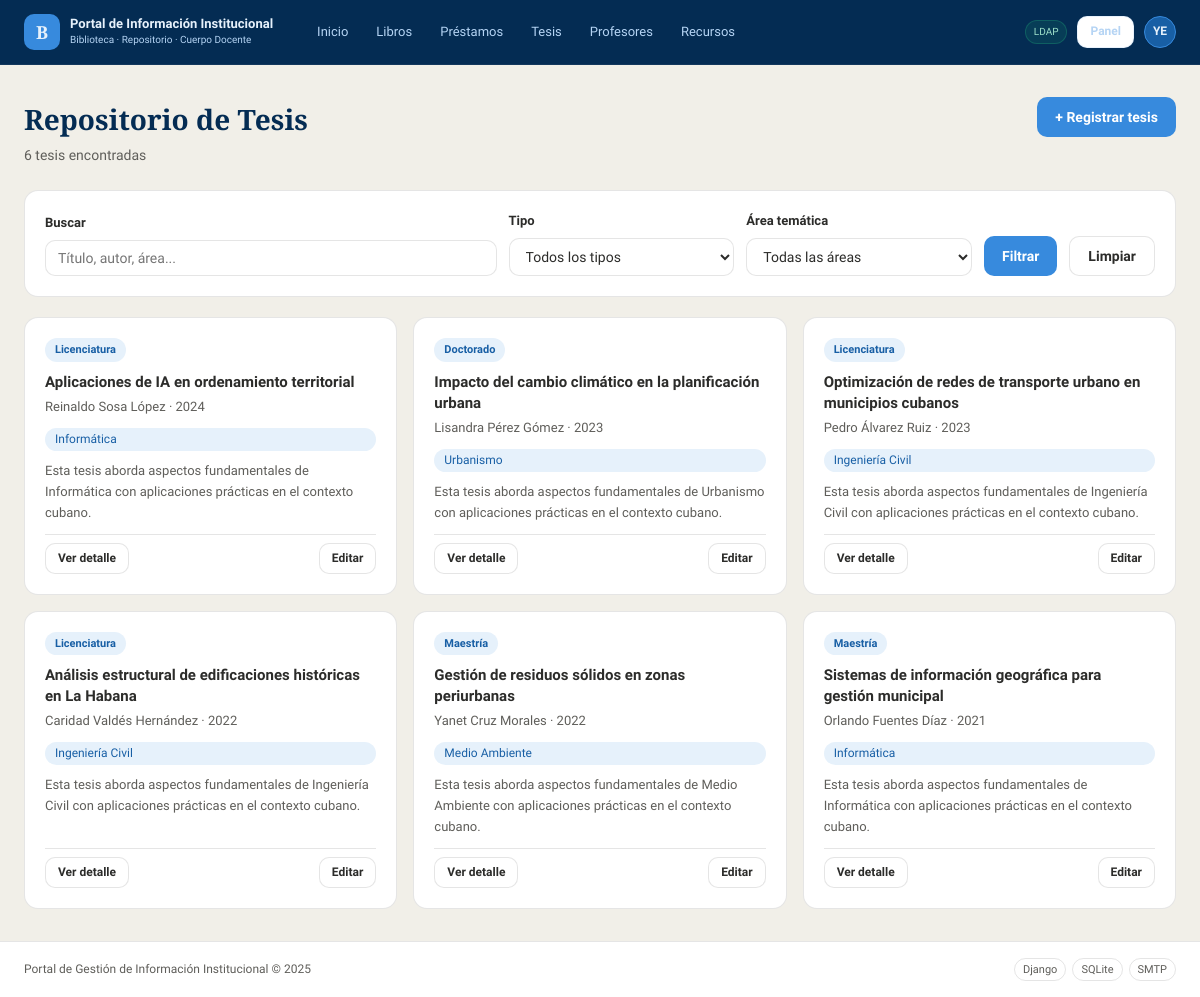
The app's page /biblioteca/tesis/ (signed in) with its own data.
### biblioteca/models.py (models this page shows, shortened)
class Tesis(models.Model):
    TIPO_CHOICES = [
        ('licenciatura', 'Licenciatura'),
        ('maestria',     'Maestría'),
        ('doctorado',    'Doctorado'),
    ]
    titulo      = models.CharField(max_length=400)
    autor       = models.CharField(max_length=200)
    tutor       = models.CharField(max_length=200, blank=True)
    anio        = models.PositiveIntegerField(verbose_name='Año')
    tipo        = models.CharField(max_length=20, choices=TIPO_CHOICES,
                                    default='licenciatura')
    area        = models.CharField(max_length=200, verbose_name='Área temática')
    resumen     = models.TextField(blank=True)
    archivo_pdf = models.FileField(upload_to='tesis/', null=True, blank=True,
                                    verbose_name='Archivo PDF')
    disponible  = models.BooleanField(default=True,
                                       verbose_name='Disponible para consulta')
    fecha_registro = models.DateTimeField(auto_now_add=True)
    class Meta:
        verbose_name        = 'Tesis'
        verbose_name_plural = 'Tesis'
        ordering            = ['-anio', 'titulo']

### biblioteca/views.py (the view)
# urls.py: path('tesis/',                            views.tesis_list,         name='tesis_list'),
@login_required
def tesis_list(request):
    tesis = Tesis.objects.all()
    q    = request.GET.get('q', '')
    tipo = request.GET.get('tipo', '')
    area = request.GET.get('area', '')
    if q:
        tesis = tesis.filter(
            Q(titulo__icontains=q) |
            Q(autor__icontains=q)  |
            Q(area__icontains=q)
        )
    if tipo:
        tesis = tesis.filter(tipo=tipo)
    if area:
        tesis = tesis.filter(area__icontains=area)
    areas = Tesis.objects.values_list('area', flat=True).distinct().order_by('area')
    return render(request, 'biblioteca/tesis_list.html', {
        'tesis':        paginar(tesis, request, 9),
        'total':        tesis.count(),
        'q':            q,
        'tipo':         tipo,
        'area':         area,
        'areas':        areas,
        'tipo_choices': Tesis.TIPO_CHOICES,
    })

### biblioteca/views.py (called while the page is built)
def paginar(queryset, request, por_pagina=10):
    paginator = Paginator(queryset, por_pagina)
    pagina    = request.GET.get('pagina', 1)
    return paginator.get_page(pagina)

### templates/biblioteca/tesis_list.html (shortened to what this page needs)
{% extends 'base.html' %}
{% block content %}
<div class="page-header">
  <div>
    <h1 class="page-header__title">Repositorio de Tesis</h1>
    <p class="page-header__sub">{{ total }} tesis encontrada{{ total|pluralize }}</p>
  </div>
  {% if user.is_staff %}
    <a href="{% url 'biblioteca:tesis_crear' %}" class="btn btn--primary">+ Registrar tesis</a>
  {% endif %}
</div>
<div class="card" style="margin-bottom:1.25rem;">
  <form method="get" style="display:flex; gap:12px; flex-wrap:wrap; align-items:flex-end;">
    <div class="form-group" style="flex:2; margin:0;">
      <label>Buscar</label>
      <input type="text" name="q" value="{{ q }}" placeholder="Título, autor, área..." class="form-control" />
    </div>
    <div class="form-group" style="flex:1; margin:0;">
      <label>Tipo</label>
      <select name="tipo" class="form-control">
        <option value="">Todos los tipos</option>
      </select>
    </div>
    <div class="form-group" style="flex:1; margin:0;">
      <label>Área temática</label>
      <select name="area" class="form-control">
        <option value="">Todas las áreas</option>
      </select>
    </div>
    <button type="submit" class="btn btn--primary" style="height:40px;">Filtrar</button>
    <a href="{% url 'biblioteca:tesis_list' %}" class="btn btn--secondary" style="height:40px;">Limpiar</a>
  </form>
</div>
<div style="display:grid; grid-template-columns:repeat(auto-fill, minmax(300px,1fr)); gap:1rem;">
  {% for t in tesis %}
  <div class="card" style="display:flex; flex-direction:column; gap:10px;">
    <div style="display:flex; justify-content:space-between; align-items:center;">
      <span class="badge badge--info">{{ t.get_tipo_display }}</span>
    </div>
    <div>
      <div style="font-weight:600; font-size:15px; color:var(--gris-texto); line-height:1.4;">
        {{ t.titulo }}
      </div>
      <div style="font-size:13px; color:var(--gris-medio); margin-top:4px;">
        {{ t.autor }} · {{ t.anio }}
      </div>
    </div>
    <div style="font-size:12px; color:var(--azul); background:var(--azul-fondo);
                display:inline-block; padding:2px 10px; border-radius:var(--radio-pill);">
      {{ t.area }}
    </div>
    {% if t.resumen %}
      <p style="font-size:13px; color:var(--gris-medio); line-height:1.6;
                display:-webkit-box; -webkit-line-clamp:3; line-clamp:3;
                -webkit-box-orient:vertical; overflow:hidden;">
        {{ t.resumen }}
      </p>
    {% endif %}
    <div style="display:flex; gap:8px; margin-top:auto; padding-top:8px;
                border-top:1px solid var(--borde);">
      <a href="{% url 'biblioteca:tesis_detail' t.pk %}"
         class="btn btn--secondary btn--sm">Ver detalle</a>
      {% if user.is_staff %}
        <a href="{% url 'biblioteca:tesis_editar' t.pk %}"
           class="btn btn--secondary btn--sm" style="margin-left:auto;">Editar</a>
      {% endif %}
    </div>
  </div>
  {% empty %}
  <div style="grid-column:1/-1; text-align:center; padding:3rem; color:var(--gris-medio);">
    No se encontraron tesis con esos criterios.
  </div>
  {% endfor %}
</div>
{% endblock %}

### templates/includes/navbar.html (shortened to what this page needs)
{% load static %}
<header class="navbar">
  <div class="navbar__inner">
    <a href="{% url 'home' %}" class="navbar__brand">
      <div class="navbar__logo">B</div>
      <div>
        <div class="navbar__title">Portal de Información Institucional</div>
        <div class="navbar__sub">Biblioteca · Repositorio · Cuerpo Docente</div>
      </div>
    </a>
    <nav class="navbar__nav">
      <a href="{% url 'home' %}" class="nav-link {% if request.resolver_match.url_name == 'home' %}nav-link--active{% endif %}">Inicio</a>
      <a href="{% url 'biblioteca:libro_list' %}" class="nav-link">Libros</a>
      <a href="{% url 'biblioteca:prestamo_list' %}" class="nav-link">Préstamos</a>
      <a href="{% url 'biblioteca:tesis_list' %}" class="nav-link">Tesis</a>
      <a href="{% url 'biblioteca:profesor_list' %}" class="nav-link">Profesores</a>
      <a href="{% url 'biblioteca:recurso_list' %}" class="nav-link">Recursos</a>
    </nav>
    <div class="navbar__auth">
      {% if user.is_authenticated %}
        <span class="ldap-badge">LDAP</span>
        {% if user.is_staff %}
          <a href="{% url 'biblioteca:panel' %}"
            class="btn btn--secondary btn--sm"
            style="color:var(--azul-palido); border-color:rgba(181,212,244,0.3);">
            Panel
          </a>
        {% endif %}
        <div class="user-menu">
          <div class="user-avatar">{{ user.username|slice:":2"|upper }}</div>
        </div>
      {% else %}
        <a href="{% url 'login' %}" class="btn btn--primary btn--sm">Iniciar sesión</a>
      {% endif %}
    </div>
  </div>
</header>

### static/css/main.css (style rules this page uses)
:root { --azul-oscuro: #042C53; --azul-medio: #0C447C; --azul: #185FA5; --azul-claro: #378ADD; --azul-palido: #B5D4F4; --azul-fondo: #E6F1FB; --verde: #1D9E75; --verde-fondo: #E1F5EE; --rojo: #E24B4A; --rojo-fondo: #FCEBEB; --ambar: #EF9F27; --ambar-fondo: #FAEEDA; --gris-texto: #2C2C2A; --gris-medio: #5F5E5A; --gris-suave: #B4B2A9; --gris-fondo: #F1EFE8; --blanco: #ffffff; --borde: rgba(44,44,42,0.12); --sombra: 0 1px 4px rgba(0,0,0,0.08); --radio-sm: 6px; --radio-md: 10px; --radio-lg: 14px; --radio-pill: 999px; --fuente-titulo: 'Playfair Display', Georgia, serif; --fuente-cuerpo: 'Source Sans 3', system-ui, sans-serif; }
*, *::before, *::after { box-sizing: border-box; margin: 0; padding: 0; }
html { font-size: 16px; }
body { font-family: var(--fuente-cuerpo); background: var(--gris-fondo); color: var(--gris-texto); line-height: 1.6; min-height: 100vh; display: flex; flex-direction: column; }
a { color: var(--azul-claro); text-decoration: none; }
.navbar { background: var(--azul-oscuro); position: sticky; top: 0; z-index: 100; border-bottom: 1px solid rgba(255,255,255,0.06); }
.navbar__inner { max-width: 1280px; margin: 0 auto; padding: 0 1.5rem; height: 64px; display: flex; align-items: center; gap: 2rem; }
.navbar__brand { display: flex; align-items: center; gap: 10px; text-decoration: none; flex-shrink: 0; }
.navbar__logo { width: 36px; height: 36px; border-radius: var(--radio-md); background: var(--azul-claro); display: flex; align-items: center; justify-content: center; font-family: var(--fuente-titulo); font-size: 18px; font-weight: 700; color: var(--azul-fondo); }
.navbar__title { font-size: 13px; font-weight: 600; color: var(--azul-fondo); line-height: 1.2; }
.navbar__sub { font-size: 10px; color: var(--azul-palido); font-weight: 300; }
.navbar__nav { display: flex; align-items: center; gap: 4px; flex: 1; }
.nav-link { font-size: 13px; color: var(--azul-palido); font-weight: 400; padding: 6px 12px; border-radius: var(--radio-pill); transition: background 0.15s, color 0.15s; }
.navbar__auth { display: flex; align-items: center; gap: 10px; margin-left: auto; }
.ldap-badge { font-size: 10px; color: #9FE1CB; background: rgba(29,158,117,0.15); border: 1px solid rgba(29,158,117,0.35); padding: 3px 8px; border-radius: var(--radio-pill); }
.user-menu { position: relative; }
.user-avatar { width: 32px; height: 32px; border-radius: 50%; background: var(--azul); border: 1px solid var(--azul-claro); display: flex; align-items: center; justify-content: center; font-size: 12px; font-weight: 600; color: var(--azul-fondo); cursor: pointer; }
.btn { display: inline-flex; align-items: center; gap: 6px; padding: 9px 18px; border-radius: var(--radio-md); font-size: 14px; font-weight: 600; font-family: var(--fuente-cuerpo); cursor: pointer; border: none; transition: opacity 0.15s, transform 0.1s; text-decoration: none; }
.btn--primary { background: var(--azul-claro); color: var(--blanco); }
.btn--secondary { background: var(--blanco); color: var(--gris-texto); border: 1px solid var(--borde); }
.btn--sm { padding: 5px 12px; font-size: 12px; }
.card { background: var(--blanco); border: 1px solid var(--borde); border-radius: var(--radio-lg); padding: 1.25rem; }
.badge { font-size: 11px; font-weight: 600; padding: 3px 10px; border-radius: var(--radio-pill); display: inline-block; }
.badge--info { background: var(--azul-fondo); color: var(--azul); }
.form-group { margin-bottom: 1.25rem; }
.form-group label { display: block; font-size: 13px; font-weight: 600; color: var(--gris-texto); margin-bottom: 0.4rem; }
.form-group input, .form-group select, .form-group textarea { width: 100%; padding: 9px 12px; border: 1px solid var(--borde); border-radius: var(--radio-md); font-size: 14px; font-family: var(--fuente-cuerpo); color: var(--gris-texto); background: var(--blanco); transition: border-color 0.15s; }
.page-header { display: flex; align-items: flex-start; justify-content: space-between; margin-bottom: 1.5rem; }
.page-header__title { font-family: var(--fuente-titulo); font-size: 28px; font-weight: 700; color: var(--azul-oscuro); }
.page-header__sub { font-size: 14px; color: var(--gris-medio); margin-top: 2px; }

### records on screen
Tesis: tipo "Licenciatura", titulo "Aplicaciones de IA en ordenamiento territorial", autor "Reinaldo Sosa López", anio "2024", area "Informática", resumen "Esta tesis aborda aspectos fundamentales de Informática con aplicaciones prácticas en el contexto cubano."
Tesis: tipo "Doctorado", titulo "Impacto del cambio climático en la planificación urbana", autor "Lisandra Pérez Gómez", anio "2023", area "Urbanismo", resumen "Esta tesis aborda aspectos fundamentales de Urbanismo con aplicaciones prácticas en el contexto cubano."
Tesis: tipo "Licenciatura", titulo "Optimización de redes de transporte urbano en municipios cubanos", autor "Pedro Álvarez Ruiz", anio "2023", area "Ingeniería Civil", resumen "Esta tesis aborda aspectos fundamentales de Ingeniería Civil con aplicaciones prácticas en el contexto cubano."
Tesis: tipo "Licenciatura", titulo "Análisis estructural de edificaciones históricas en La Habana", autor "Caridad Valdés Hernández", anio "2022", area "Ingeniería Civil", resumen "Esta tesis aborda aspectos fundamentales de Ingeniería Civil con aplicaciones prácticas en el contexto cubano."
Tesis: tipo "Maestría", titulo "Gestión de residuos sólidos en zonas periurbanas", autor "Yanet Cruz Morales", anio "2022", area "Medio Ambiente", resumen "Esta tesis aborda aspectos fundamentales de Medio Ambiente con aplicaciones prácticas en el contexto cubano."
Tesis: tipo "Maestría", titulo "Sistemas de información geográfica para gestión municipal", autor "Orlando Fuentes Díaz", anio "2021", area "Informática", resumen "Esta tesis aborda aspectos fundamentales de Informática con aplicaciones prácticas en el contexto cubano."

### other values on screen
{{ user.username|slice:":2"|upper }} "YE"
{{ total }} "6"
